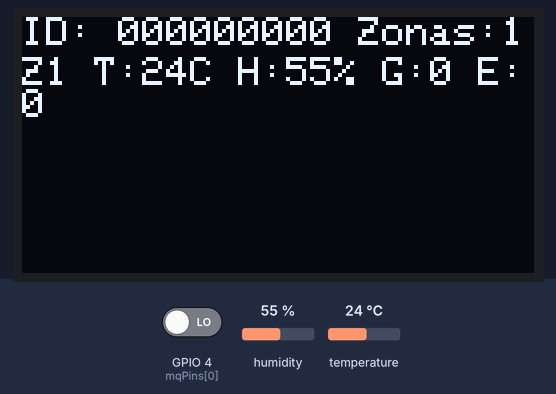
A sketch run on a simulated ESP32. Parts: 128×64 one-colour display. Inputs (shaded band) come from the test bench; at power-on: humidity 55 %, GPIO 4 (mqPins[0]) LOW, temperature 24 °C. WiFi joins after 1.5 s; servers stay silent unless stated; no radio packets arrive unless stated; no MQTT or app messages arrive unless stated; what the sketch prints to the serial monitor is not drawn.

Above: at 4.9 s.
5.0 s: humidity set to 91 %
At 8.3 s:
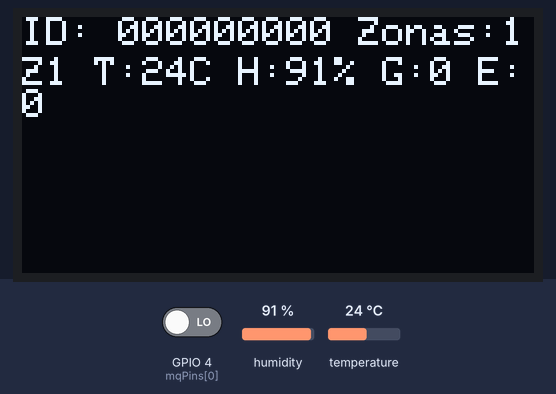
9.0 s: GPIO 4 (mqPins[0]) driven HIGH
At 12.3 s:
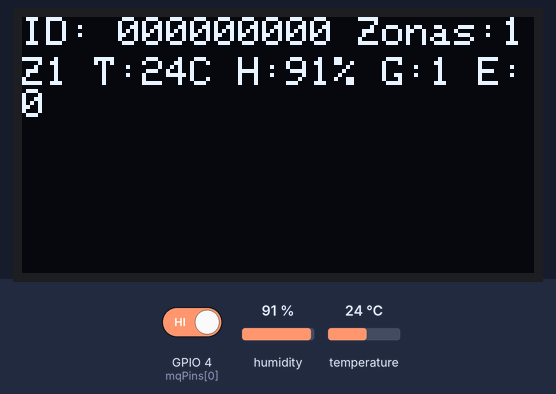
12.7 s: temperature set to 33 °C
At 16.5 s:
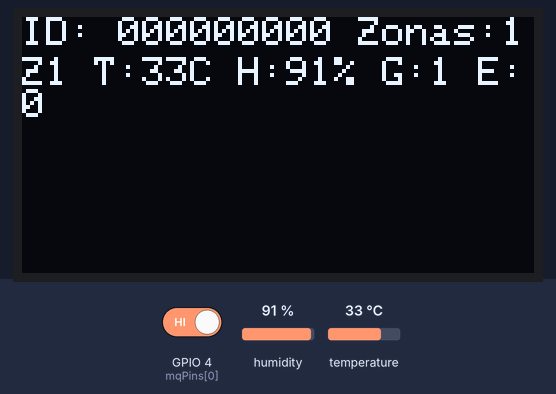
17.5 s: GPIO 4 (mqPins[0]) driven LOW
At 20.5 s:
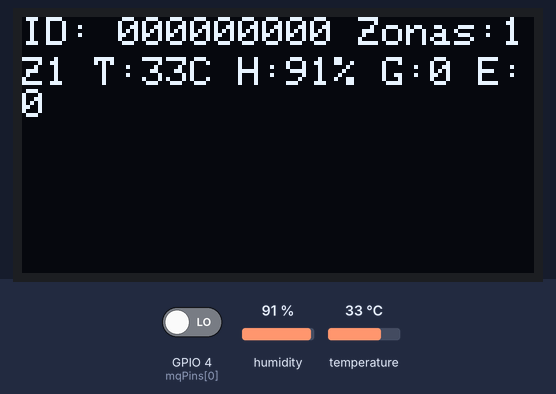
21.3 s: humidity set to 22 %
At 25.7 s:
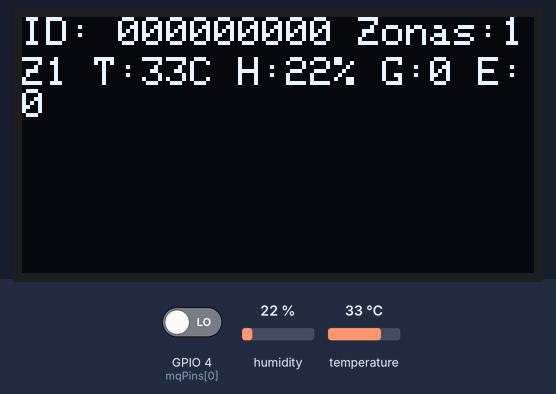
26.0 s: temperature set to 12 °C
At 30.0 s:
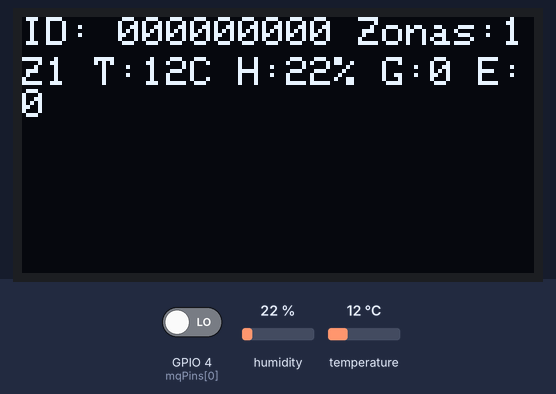
Timing chart, 0 to 31.5 s (numbered marks = the images above; inputs shaded):
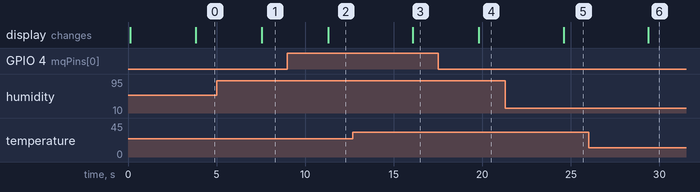

Measured:
- after the input at 5.0 s, the display: changes after 2.6 s (image 1)
- after the input at 9.0 s, the display: changes after 2.3 s (image 2)
- after the input at 12.7 s, the display: changes after 3.4 s (image 3)
- after the input at 17.5 s, the display: changes after 2.3 s (image 4)
- after the input at 21.3 s, the display: changes after 3.3 s (image 5)
- after the input at 26.0 s, the display: changes after 3.4 s (image 6)

The sketch:

v7nodo1_escalabilidad_sensores.ino
```cpp
#include <LoRa.h>
#include <SPI.h>
#include <Wire.h>
#include <Adafruit_GFX.h>
#include <Adafruit_SSD1306.h>
#include <DHT.h>
#include <WiFi.h>
#include <PubSubClient.h>

// ID único del dispositivo (se usará en MQTT y base de datos)
#define id "000000000"

// Configura cuántas zonas vas a usar (1 a 4)
#define ZONAS 1

// LoRa
#define SCK 5
#define MISO 19
#define MOSI 27
#define SS 18
#define RST 23
#define DIO0 26
#define BAND 434E6

// Pantalla OLED
#define ANCHOPANTALLA 128
#define ALTOPANTALLA 64
#define OLED_SDA 21
#define OLED_SCL 22
#define OLED_RST 23
Adafruit_SSD1306 display(ANCHOPANTALLA, ALTOPANTALLA, &Wire, OLED_RST);

// Pines para cada DHT y MQ135 (por zona)
const int dhtPins[] = {25, 0, 15, 12};     // Pines digitales para DHT11
const int mqPins[]  = {4, 2, 13, 14};      // Pines para MQ135

// Crear objetos DHT para cada zona
DHT dhts[] = {
  DHT(dhtPins[0], DHT11),
  DHT(dhtPins[1], DHT11),
  DHT(dhtPins[2], DHT11),
  DHT(dhtPins[3], DHT11)
};

#define UMBRAL_GAS 1  // Cambia si tu sensor devuelve LOW cuando detecta gas

// WiFi
const char* ssid = "WiFi_Mesh-108090";
const char* password = "DTQbuYSH";

// MQTT
const char* mqtt_server = "192.168.1.36";
const char* mqtt_user = "root";
const char* mqtt_password = "123";
WiFiClient espClient;
PubSubClient client(espClient);

// Estado anterior por zona
bool last_atemp[4] = {false, false, false, false};
bool last_ahum[4] = {false, false, false, false};
bool last_error[4] = {false, false, false, false};
bool last_gas[4] = {false, false, false, false};

void callback(char* topic, byte* message, unsigned int length) {
  // Sin implementación aún
}

void connectWiFi() {
  WiFi.mode(WIFI_STA);
  WiFi.begin(ssid, password);
  Serial.print("Conectando a WiFi");
  unsigned long startAttemptTime = millis();

  while (WiFi.status() != WL_CONNECTED && millis() - startAttemptTime < 5000) {
    delay(200);
    Serial.print(".");
  }

  if (WiFi.status() == WL_CONNECTED) {
    Serial.println("\nWiFi conectado.");
    Serial.print("IP: "); Serial.println(WiFi.localIP());
  } else {
    Serial.println("\nError al conectar WiFi");
  }
}

void disconnectWiFi() {
  WiFi.disconnect(true);
  WiFi.mode(WIFI_OFF);
  Serial.println("WiFi desconectado para ahorrar energía");
}

void reconnectMQTT() {
  if (!client.connected()) {
    Serial.print("Intentando conectar MQTT...");
    if (client.connect(id, mqtt_user, mqtt_password)) {
      Serial.println("¡Conectado al broker MQTT!");
    } else {
      Serial.print("Error, rc=");
      Serial.print(client.state());
      Serial.println();
    }
  }
}

String armarPayloadPlano(int temps[], int hums[], bool errores[], bool atemp[], bool ahum[], bool gas[], int zonas) {
  String payload = String(id) + "," + String(zonas);
  for (int i = 0; i < zonas; i++) {
    payload += ",";
    payload += String(atemp[i] ? 1 : 0) + ",";
    payload += String(ahum[i] ? 1 : 0) + ",";
    payload += String(errores[i] ? 1 : 0) + ",";
    payload += String(gas[i] ? 1 : 0);
  }
  return payload;
}

void enviarDatosMQTT(int temps[], int hums[], bool errores[], bool atemp[], bool ahum[], bool gas[], int zonas) {
  connectWiFi();
  if (WiFi.status() == WL_CONNECTED) {
    reconnectMQTT();

    String topic = "test/topic";
    String payload = armarPayloadPlano(temps, hums, errores, atemp, ahum, gas, zonas);

    if (client.connected()) {
      if (client.publish(topic.c_str(), payload.c_str())) {
        Serial.print("MQTT enviado: ");
        Serial.println(payload);
      } else {
        Serial.println("Error al publicar MQTT");
      }
    }

    client.disconnect();
  }
  disconnectWiFi();
}

void enviarMensajeInicial() {
  int temps[4] = {0};
  int hums[4] = {0};
  bool errores[4] = {false};
  bool atemp[4] = {false};
  bool ahum[4] = {false};
  bool gas[4] = {false};

  enviarDatosMQTT(temps, hums, errores, atemp, ahum, gas, ZONAS);
}

void setup() {
  Serial.begin(115200);

  // OLED
  pinMode(OLED_RST, OUTPUT);
  digitalWrite(OLED_RST, LOW); delay(20); digitalWrite(OLED_RST, HIGH);
  Wire.begin(OLED_SDA, OLED_SCL);
  if (!display.begin(SSD1306_SWITCHCAPVCC, 0x3c, false, false)) {
    Serial.println(F("Fallo iniciando SSD1306"));
    for (;;);
  }
  display.clearDisplay();
  display.setTextColor(WHITE);
  display.setTextSize(1);
  display.setCursor(0, 0);
  display.print("TRANSMISOR LORA");
  display.display();

  Serial.println("Prueba de envío LoRa");

  // LoRa
  SPI.begin(SCK, MISO, MOSI, SS);
  LoRa.setPins(SS, RST, DIO0);
  if (!LoRa.begin(BAND)) {
    Serial.println("Error iniciando LoRa");
    while (1);
  }
  LoRa.setSignalBandwidth(7800);
  LoRa.setTxPower(20);
  LoRa.setCodingRate4(8);
  LoRa.setSyncWord(0x34);
  LoRa.enableCrc();

  Serial.println("Inicio exitoso de LoRa!");
  display.setCursor(0, 10);
  display.print("Inicio exitoso de LoRa!");
  display.display();
  delay(2000);

  // Inicializar sensores DHT y MQ135
  for (int i = 0; i < ZONAS; i++) {
    dhts[i].begin();
    pinMode(mqPins[i], INPUT);
  }

  // MQTT
  client.setServer(mqtt_server, 1883);
  client.setCallback(callback);

  enviarMensajeInicial();  // Envía datos iniciales en cero
}

void loop() {
  bool changeDetected = false;

  int temps[4], hums[4];
  bool current_error[4], current_atemp[4], current_ahum[4], current_gas[4];

  for (int i = 0; i < ZONAS; i++) {
    hums[i] = dhts[i].readHumidity();
    temps[i] = dhts[i].readTemperature();
    int gasRaw = digitalRead(mqPins[i]);
    current_gas[i] = (gasRaw == UMBRAL_GAS);

    if (isnan(temps[i]) || isnan(hums[i])) {
      temps[i] = 0; // Para evitar valores NAN en el envío plano
      hums[i] = 0;
      current_error[i] = true;
    } else {
      current_error[i] = false;
    }

    current_atemp[i] = (temps[i] >= 30);
    current_ahum[i] = (hums[i] >= 90);

    if (current_error[i] != last_error[i] ||
        current_atemp[i] != last_atemp[i] ||
        current_ahum[i] != last_ahum[i] ||
        current_gas[i] != last_gas[i]) {
      changeDetected = true;
    }
  }

  if (changeDetected) {
    enviarDatosMQTT(temps, hums, current_error, current_atemp, current_ahum, current_gas, ZONAS);

    // Actualizar estados previos
    for (int i = 0; i < ZONAS; i++) {
      last_error[i] = current_error[i];
      last_atemp[i] = current_atemp[i];
      last_ahum[i] = current_ahum[i];
      last_gas[i] = current_gas[i];
    }
  }

  // Mostrar en OLED todas las zonas
  display.clearDisplay();
  display.setTextSize(1);
  display.setCursor(0, 0);
  display.print("ID: ");
  display.print(id);
  display.print(" Zonas:");
  display.println(ZONAS);

  for (int i = 0; i < ZONAS; i++) {
    display.setCursor(0, 10 + 10*i);
    display.printf("Z%d T:%2dC H:%2d%% G:%d E:%d", i+1, temps[i], hums[i], current_gas[i], current_error[i]);
  }
  display.display();

  delay(1000);
}
```
